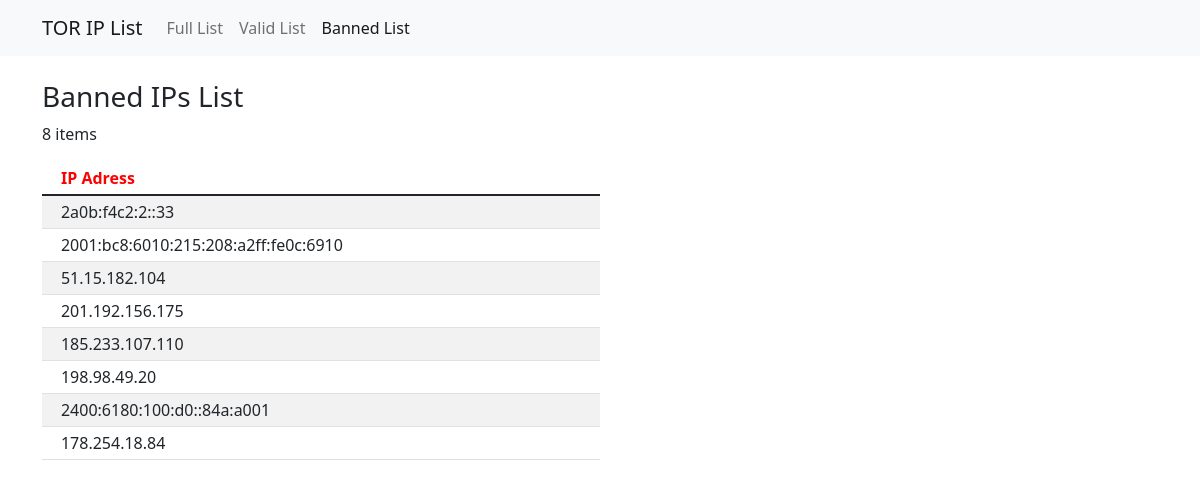
Before: /bannedList with the older database file.
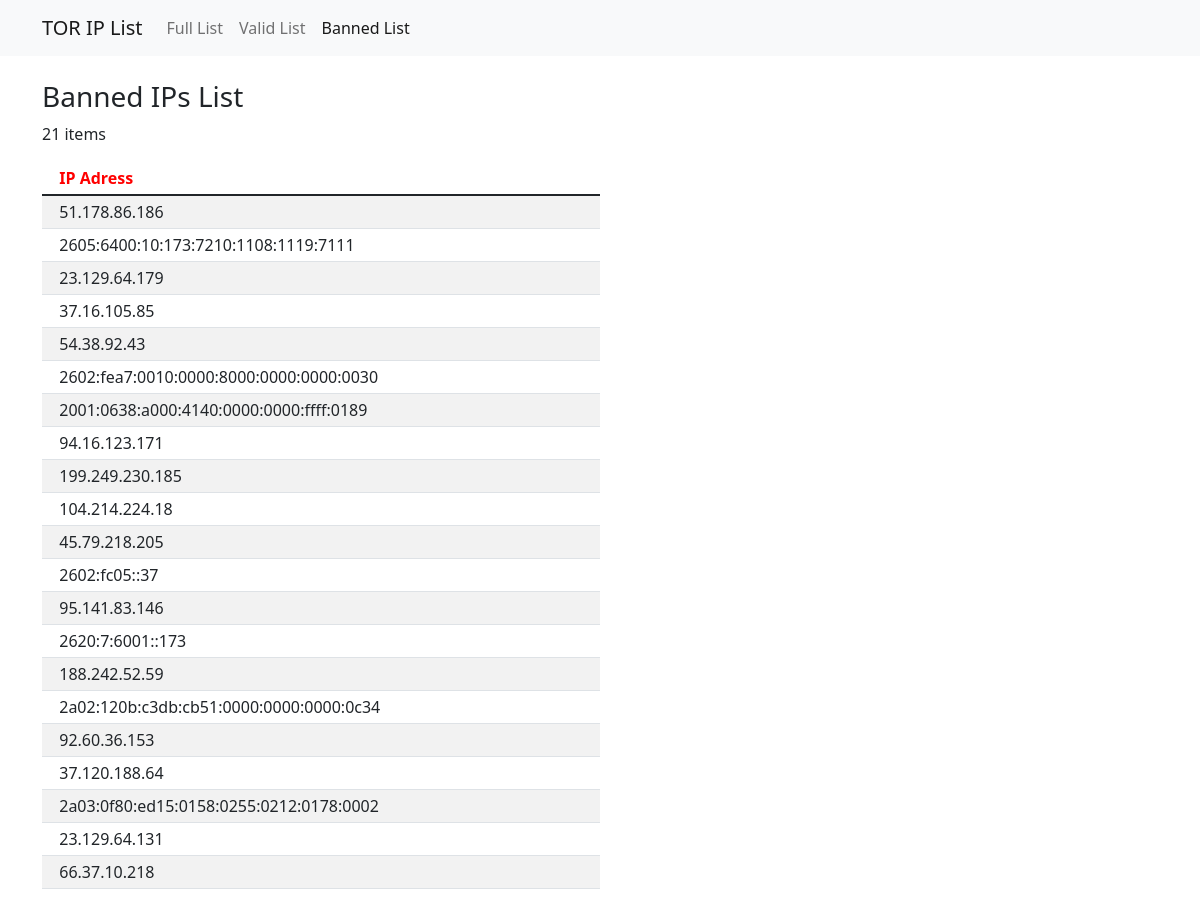
After: the same page with the newer database file.
### tables this page shows
CREATE TABLE banned_ip (
                ip_address TEXT PRIMARY KEY
            );

### main.py (the view)
@cross_origin(supports_credentials=True)
@app.get('/bannedList')
def BannedList():
    resp = server_getBannedList()
    if request.is_json:
        resp = make_response(jsonify(resp))
        resp.headers['Access-Control-Allow-Origin'] = '*'
        return resp
    else:
        return render_template('bannedList.html', len = len(resp), ips = resp)

### src/app_server.py (called while the page is built)
def server_getBannedList():
    return db_GetList('banned')

### src/database/ipDB.py (called while the page is built)
def db_connect_to_db():
    conn = sl.connect('src/database/ips_tor.db')
    return conn

def db_GetList(query_type):
    db_SetDB()
    conn = db_connect_to_db()
    c = conn.cursor()
    if(query_type == 'banned'):
        data = c.execute(query_banned)
    elif(query_type == 'full'):
        data = c.execute(query_full)
    ret = []
    for row in data:
        ret.append(row[0])
    conn.close()
    return ret

def db_verifDB():
    conn = db_connect_to_db()
    c = conn.cursor()
    data = c.execute(sql_verif)
    if (data.fetchone()[0]==1):
        conn.close()
        return True
    else:
        conn.close()
        return False

def db_SetDB():
    if not db_verifDB():
        print("Generating Database...")
        db_createBannedTable()
        db_CreateFullListTable()

### templates/bannedList.html
{% extends 'base.html' %}
{% set active_page = "BannedList" %}
{% block content %}
<h3>Banned IPs List</h3>
<p>{{len}} items</p>
<table class="table table-striped table-sm" style="width: 50%;">
    <thead>
        <tr style="color: red; ">
            <th scope="col"></th>
            <th scope="col">IP Adress</th>
        </tr>
    </thead>
    <tbody>
        {%for i in range(0, len)%}
        <tr>
            <td></td>
            <td>{{ips[i]}}</td>
        </tr>
        {%endfor%}
    </tbody>
</table>
{% endblock %}

Changed rows visible on the page:
removed banned_ip: ip_address "2a0b:f4c2:2::33"
removed banned_ip: ip_address "2001:bc8:6010:215:208:a2ff:fe0c:6910"
removed banned_ip: ip_address "51.15.182.104"
removed banned_ip: ip_address "201.192.156.175"
removed banned_ip: ip_address "185.233.107.110"
removed banned_ip: ip_address "198.98.49.20"
removed banned_ip: ip_address "2400:6180:100:d0::84a:a001"
removed banned_ip: ip_address "178.254.18.84"
added banned_ip: ip_address "51.178.86.186"
added banned_ip: ip_address "2605:6400:10:173:7210:1108:1119:7111"
added banned_ip: ip_address "23.129.64.179"
added banned_ip: ip_address "37.16.105.85"
added banned_ip: ip_address "54.38.92.43"
added banned_ip: ip_address "2602:fea7:0010:0000:8000:0000:0000:0030"
added banned_ip: ip_address "2001:0638:a000:4140:0000:0000:ffff:0189"
added banned_ip: ip_address "94.16.123.171"
added banned_ip: ip_address "199.249.230.185"
added banned_ip: ip_address "104.214.224.18"
added banned_ip: ip_address "45.79.218.205"
added banned_ip: ip_address "2602:fc05::37"
added banned_ip: ip_address "95.141.83.146"
added banned_ip: ip_address "2620:7:6001::173"
added banned_ip: ip_address "188.242.52.59"
added banned_ip: ip_address "2a02:120b:c3db:cb51:0000:0000:0000:0c34"
added banned_ip: ip_address "92.60.36.153"
added banned_ip: ip_address "37.120.188.64"
added banned_ip: ip_address "2a03:0f80:ed15:0158:0255:0212:0178:0002"
added banned_ip: ip_address "23.129.64.131"
added banned_ip: ip_address "66.37.10.218"
Other visible differences:
{{ len }}: "8" → "21"
